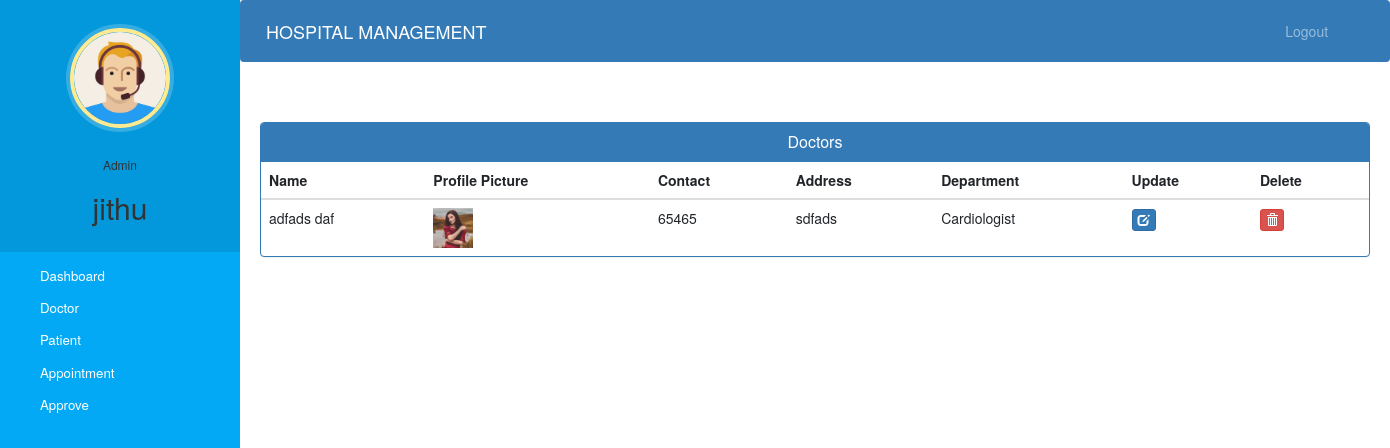
/admin-view-doctor (signed in), run on the app's committed database.
### base/models.py (models this page shows, shortened)
class User(AbstractUser):
    pass

class Doctor(models.Model):
    user = models.OneToOneField(User,on_delete=models.CASCADE)
    profile_pic = models.ImageField(upload_to='profile_pic/DoctorProfilePic/',null=True,blank=True)
    address = models.CharField(max_length=40)
    mobile = models.CharField(max_length=20,null=True)
    department = models.CharField(max_length=50,choices=departments,default='Cardiologist')
    status = models.BooleanField(default=False)
    @property
    def get_name(self):
        return self.user.first_name+" "+self.user.last_name

### base/views.py (the view)
# urls.py: path('admin-view-doctor', views.admin_view_doctor_view,name='admin-view-doctor'),
@login_required(login_url='adminlogin')
@user_passes_test(is_admin)
def admin_view_doctor_view(request):
    doctors=models.Doctor.objects.all().filter(status=True)
    return render(request,'admin/admin_view_doctor.html',{'doctors':doctors})

### base/views.py (called while the page is built)
def is_admin(user):
    return user.is_superuser or user.groups.filter(name='ADMIN').exists()

### templates/admin/admin_view_doctor.html (shortened to what this page needs)
{% extends 'admin/admin_base.html' %}
{% block content %}
{%load static%}
<head>
  <link href="//netdna.bootstrapcdn.com/bootstrap/3.0.0/css/bootstrap.min.css" rel="stylesheet" id="bootstrap-css">
</head>
<div class="container">
  <div class="panel panel-primary">
    <div class="panel-heading">
      <h6 class="panel-title">Doctors</h6>
    </div>
    <table class="table table-hover" id="dev-table">
      <thead>
        <tr>
          <th>Name</th>
          <th>Profile Picture</th>
          <th>Contact</th>
          <th>Address</th>
          <th>Department</th>
          <th>Update</th>
          <th>Delete</th>
        </tr>
      </thead>
      {% for d in doctors %}
      <tr>
        <td> {{d.get_name}}</td>
        <td>
          {% if d.profile_pic %}
          <img src="{{ d.profile_pic.url }}" alt="Profile Pic" height="40px" width="40px" />
          {% else %}
          <img src="{% static 'default_profile_pic.jpg' %}" alt="Default Profile Pic" height="40px" width="40px" />
          {% endif %}
        </td>
        <td>{{d.mobile}}</td>
        <td>{{d.address}}</td>
        <td>{{d.department}}</td>
        <td><a class="btn btn-primary btn-xs" href="{% url 'update-doctor' d.id  %}"><span class="glyphicon glyphicon-edit"></span></a></td>
        <td><a class="btn btn-danger btn-xs" href="{% url 'delete-doctor-from-hospital' d.id  %}"><span class="glyphicon glyphicon-trash"></span></a></td>
      </tr>
      {% endfor %}
    </table>
  </div>
</div>
{% endblock content %}

### templates/admin/admin_base.html (shortened to what this page needs)
<!DOCTYPE html>
{% load static %}
<html lang="en">
<head>
  <link rel="stylesheet" href="https://stackpath.bootstrapcdn.com/bootstrap/4.3.1/css/bootstrap.min.css">
  <link rel="stylesheet" href="https://maxcdn.bootstrapcdn.com/font-awesome/4.7.0/css/font-awesome.min.css">
  <link rel="stylesheet" href="{% static '/style.css' %}">
</head>
<body>
  <nav class="menu" tabindex="0">
    <header class="avatar">
      <img src="{% static "img/adminpropic.png" %}" />
      <br><br>
      <h6>Admin</h6>
      <h2>{{request.user.first_name}}</h2>
    </header>
    <ul>
      <li tabindex="0" class="icon-dashboard"> <a style="color:white; text-decoration:none;" href="{% url "admin-dashboard" %}"><span>Dashboard</span></a> </li>
      <li tabindex="0" class="icon-customers"> <a style="color:white; text-decoration:none;" href="/admin-doctor"><span>Doctor</span></a></li>
      <li tabindex="0" class="icon-users"> <a style="color:white; text-decoration:none;" href="/admin-patient"><span>Patient</span></a></li>
      <li tabindex="0" class="icon-calendar"> <a style="color:white; text-decoration:none;" href="/admin-appointment"><span>Appointment</span></a></li>
      <li tabindex="0" class="icon-calendar"> <a style="color:white; text-decoration:none;" href="{% url "admin-approve" %}"><span>Approve</span></a></li>
    </ul>
  </nav>
  <main>
    <div class="bs-example">
      <nav class="navbar navbar-expand-md  navbar-dark fixed-top" style="background:#337AB7;">
        <a href="/admin-dashboard" class="navbar-brand">HOSPITAL MANAGEMENT</a>
        <div class="collapse navbar-collapse justify-content-between" id="navbarCollapse">
          <div class="navbar-nav" style=" margin-left: 90%;">
            <a href="/logout" class="nav-item nav-link">Logout</a>
          </div>
        </div>
      </nav>
    </div>
    <br><br>
    {% block content %}
    {% endblock content %}
  </main>
</body>
</html>

### static/style.css (style rules this page uses)
body { padding-left: 240px; }
main { position: relative; height: 100vh; }
.menu { background: #5bc995; height: 100vh; width: 240px; position: fixed; top: 0px; left: 0; z-index: 5; outline: none; }
.menu .avatar { background: rgba(0, 0, 0, 0.1); padding: 2em 0.5em; text-align: center; }
.menu .avatar img { width: 100px; border-radius: 50%; overflow: hidden; border: 4px solid #ffea92; box-shadow: 0 0 0 4px rgba(255, 255, 255, 0.2); }
.menu .avatar h2 { font-weight: normal; margin-bottom: 0; }
.menu ul { list-style: none; padding: 0.5em 0; margin: 0; }
.menu ul li { padding: 0.5em 1em 0.5em 3em; font-size: 0.95em; font-weight: regular; background-repeat: no-repeat; background-position: left 15px center; background-size: auto 20px; transition: all 0.15s linear; cursor: pointer; }
.menu ul li.icon-dashboard { background-image: url("http://www.entypo.com/images//gauge.svg"); }
.menu ul li.icon-customers { background-image: url("http://www.entypo.com/images//briefcase.svg"); }
.menu ul li.icon-users { background-image: url("http://www.entypo.com/images//users.svg"); }
.menu ul li.icon-calendar { background-image: url("http://www.entypo.com/images//calendar.svg"); }

### templates/admin/admin_base.html (style rules this page uses)
a:link { text-decoration: none; }
a { color: white; }
body { padding-left: 240px; }
main { position: relative; height: 100vh; }
.menu { background: #03a9f4; height: 100vh; width: 240px; position: fixed; top: 0px; left: 0; z-index: 5; outline: none; }
.menu .avatar { background: rgba(0, 0, 0, 0.1); padding: 2em 0.5em; text-align: center; }
.menu .avatar img { width: 100px; border-radius: 50%; overflow: hidden; border: 4px solid #ffea92; box-shadow: 0 0 0 4px rgba(255, 255, 255, 0.2); }
.menu .avatar h2 { font-weight: normal; margin-bottom: 0; }
.menu ul { list-style: none; padding: 0.5em 0; margin: 0; }
.menu ul li { padding: 0.5em 1em 0.5em 3em; font-size: 0.95em; font-weight: regular; background-repeat: no-repeat; background-position: left 15px center; background-size: auto 20px; transition: all 0.15s linear; cursor: pointer; }
.menu ul li.icon-dashboard { background-image: url("http://www.entypo.com/images//gauge.svg"); }
.menu ul li.icon-customers { background-image: url("http://www.entypo.com/images//briefcase.svg"); }
.menu ul li.icon-users { background-image: url("http://www.entypo.com/images//users.svg"); }
.menu ul li.icon-calendar { background-image: url("http://www.entypo.com/images//calendar.svg"); }

### templates/admin/admin_view_doctor.html (style rules this page uses)
a:link { text-decoration: none; }
h6 { text-align: center; }

### data on the page
User: user.first_name "jithu"
Doctor: get_name "adfads daf", profile_pic (picture), mobile "65465", address "sdfads", department "Cardiologist"
